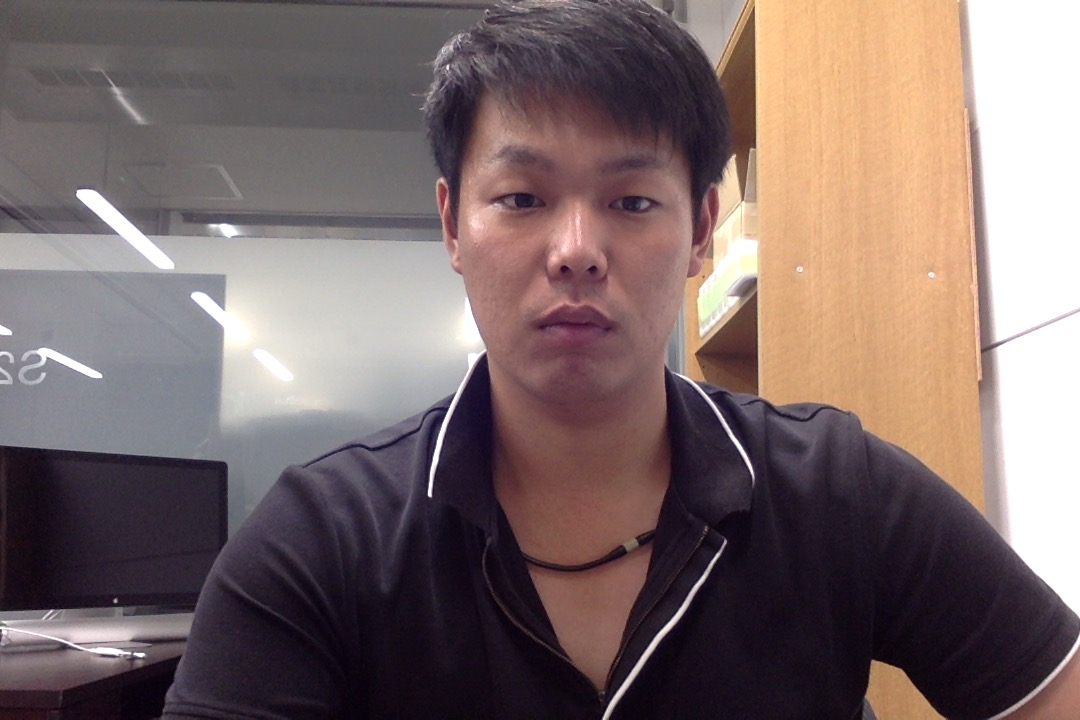
#> input picture src/img/base/me.jpg, 1080 x 720 px; its folder holds only this picture in this run
$ python -i triming_smile_fromvideo.py   (imports and definitions only)
#> lines starting #> are read from the running program, lines starting #| are printed output that depends on the picture; pictures that were not available may be replaced by others from this repository, and a replacement may not be noted
### src/script/dirmanager.py
import cv2
import os
import sys
import shutil
import datetime
from time import sleep

# [6 lines left out: function sys_init, not called in this run]


def tempdir_cleaner():
    print("dir_cleaning")
    dirpath = "../making_dataset/tempimg/"
    shutil.rmtree(dirpath)
    os.mkdir(dirpath)

# [10 lines left out: functions processed_cleaner, processed_cleaner, not called in this run]

### src/script/triming_smile_fromvideo.py
"""
youtube等の動画から笑顔のタイミングを取得する
笑顔のタイミング1.5秒前からの動画をトリミングしていくスクリプトを書く
smileかどうかは何で判断しようか...? => opencvのsmileカスケードでいいかな？
"""

import cv2
import os
import sys
import shutil
import datetime
import glob
from time import sleep
from dirmanager import sys_init,tempdir_cleaner #manager.py よりdirの整理系
from making_smilevideo import making_smilevideo #making_smilevideoよりvideoの作成
from openface_manager import csvmanager #openface関係

def smile_capture_fromvideo(file):
#> called with file = '../img/base/me.jpg'
    print("smilecapture_function")
    #file = dir_path 元
    file = file
    print(file)

    show_window_name = 'now_frame'
    #表示するwindow nameを統一するための変数
    face_detect_cascade_path = "../dataset/haarcascades/haarcascade_frontalface_default.xml"
    face_detect_cascade = cv2.CascadeClassifier(face_detect_cascade_path)
    #顔の検出のためのカスケード

    smile_cascade_path = "../dataset/haarcascades/haarcascade_smile.xml"
    smile_cascade = cv2.CascadeClassifier(smile_cascade_path)
    #笑顔検出のためのカスケード
    print("finish_loading_cascade")
    frame_counter = len(os.listdir("../making_dataset/tempimg/")) #フレームを最初から保存する
    smile_frame = 0 #smileのフレーム数のカウント
    delete_file_counter = 0 #60フレームで動画を作るのでフォルダの中は常に60枚の画像にしておく
    window_manager = 0 #windowの切り替え
    cap_smile = 0
    file_num = 0

    tempdir_cleaner()
    cap = cv2.VideoCapture(file) #Videoからのキャプチャーをするときはこの引数に指定する
    print("use_video_file")
    cap_smile = 5 #動画ファイルだったら5フレーム継続

    while cap.isOpened():
        ret, frame = cap.read()
#> frame is the input picture: shape (720, 1080, 3); mean B, G, R 104.9, 106.2, 123.5
        #カメラ画像の取得開始
        if not ret:
            print("no_frame")
            return "", 0

        gray = cv2.cvtColor(frame, cv2.COLOR_BGR2GRAY)
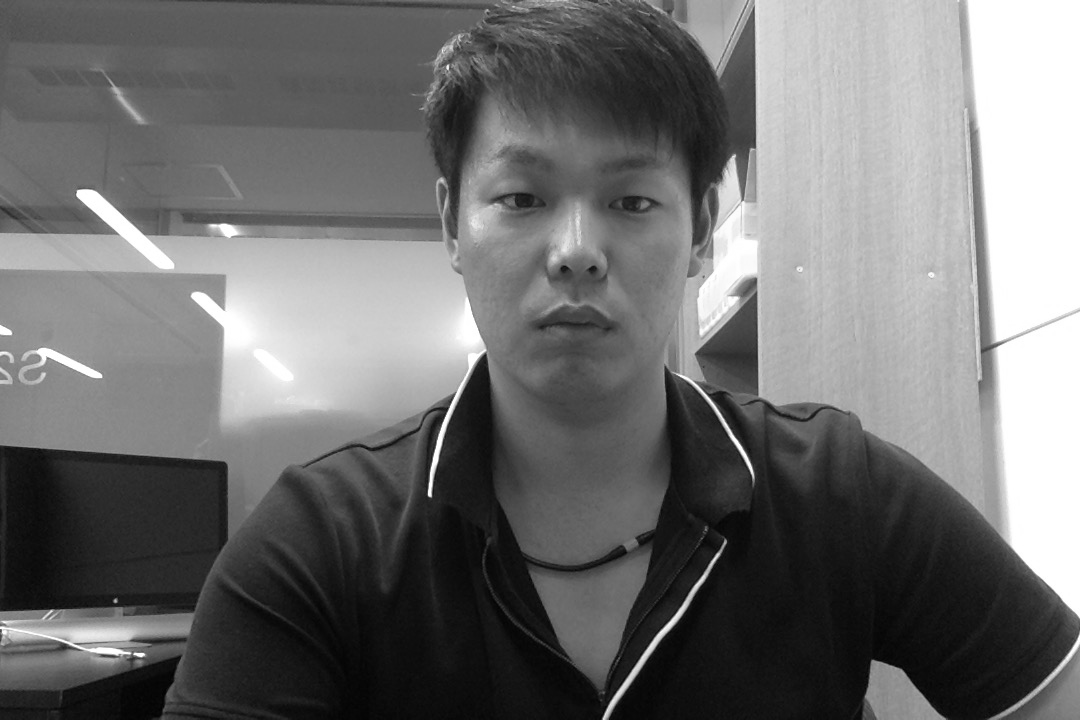
#> gray: shape (720, 1080); min 1, max 255, mean 111.3
        #grayスケールに変換してから判別を行う
        face_list =face_detect_cascade.detectMultiScale(gray,scaleFactor = 1.21,minNeighbors = 15, minSize=(50,50))
#> face_list = [[427, 83, 299, 299]]
        #顔の判定

        #トリミングするための処理

        if len(face_list) > 0: #顔を検出したら
            for x,y,w,h in face_list:
                face = frame[y:int((y+h)), x:int((x+w))] #顔の位置座標を取りに行く
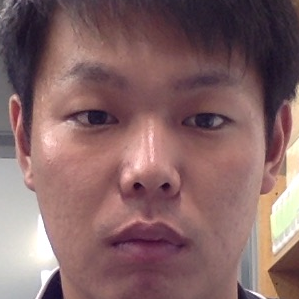
#> face: shape (299, 299, 3); mean B, G, R 102.6, 101.8, 134.1
                scale = 480 / h #大きさの調整
#> scale = 1.61
                face = cv2.resize(face, dsize=None, fx=scale, fy=scale) #比率をそのままに大きさを表示する
#> face: shape (480, 480, 3)
                file_name = "../making_dataset/tempimg/faceimg"+str(frame_counter)+".jpg"
                frame_counter = frame_counter +1
                cv2.imwrite(file_name,face) #保存するためのもの

                face_gray = cv2.cvtColor(face, cv2.COLOR_BGR2GRAY)
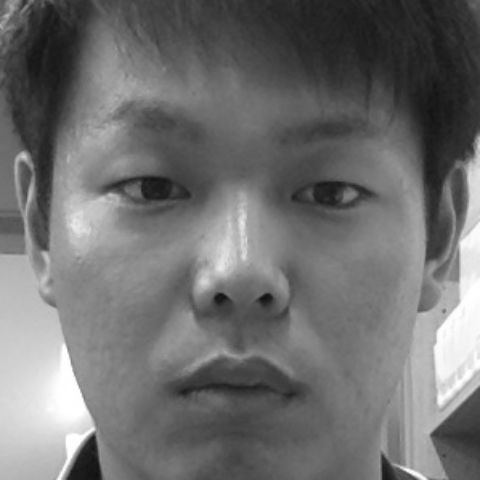
#> face_gray: shape (480, 480); min 15, max 255, mean 111.4
                smile_detector =smile_cascade.detectMultiScale(face_gray,scaleFactor= 1.7, minNeighbors=20, minSize=(200, 100))
#> smile_detector = ()
                #調整済みのパラメータ minsizeを工夫すると領域の中で小さい誤検出がなくなった
                #smileの判定
                if len(smile_detector) >0:
                    for x,y,w,h in smile_detector:
                        cv2.rectangle(face,(x,y),(x+w,y+h),(0,255,0),2)

                    #print("smile_detector_contents:{}".format(smile_detector))
                    #笑顔検出したときだけ切り抜くってやりたい  => うまく検出できたので, 一定フレーム数が溜まったら切り抜く形にする
                    cv2.imshow("face",face) #顔だけ切り抜いて表示する
                    cv2.moveWindow("face", 700, 0)

                    smile_frame = smile_frame +1

                    #print("smile_counter:{}".format(smile_frame))
                    #print("delete_file_counter:{}".format(delete_file_counter))
                    #print("frame_counter:{}".format(frame_counter))

                    if frame_counter >15:
                        if smile_frame >cap_smile: #このフレーム数を調整
                            output_file = making_smilevideo(delete_file_counter,frame_counter) #making_smilevideo.py を呼び出す
                            csv_path,file_num = csvmanager()
                            if cap_smile == 5:
                                tempdir_cleaner()
                                cap.release()
                                cv2.destroyAllWindows()
                                smile_frame =0
                                return csv_path,file_num
                        else:
                            cv2.destroyWindow("face")
                            frame_counter = 0
                            smile_frame =0


        cv2.imshow(show_window_name,frame) #webカメラからの画像を取得し続ける
        cv2.moveWindow(show_window_name, 0, 0)

        file_counter = glob.glob("../making_dataset/tempimg/")
        if frame_counter > 20 and len(file_counter)>20:
            delete_file_path = "../making_dataset/tempimg/faceimg"+str(delete_file_counter)+".jpg"
            os.remove(delete_file_path)
            delete_file_counter = delete_file_counter +1

        key = cv2.waitKey(1)
#> (key q is pressed here)
        if key == 27 or key == ord("q"):
            tempdir_cleaner()
            break
    cap.release()
    cv2.destroyAllWindows()


"""
参考URL:
https://note.nkmk.me/python-opencv-video-to-still-image/ フレームの切り出し
"""

>>> result = smile_capture_fromvideo('../img/base/me.jpg')

$ run again, on src/img/base/test2.jpg
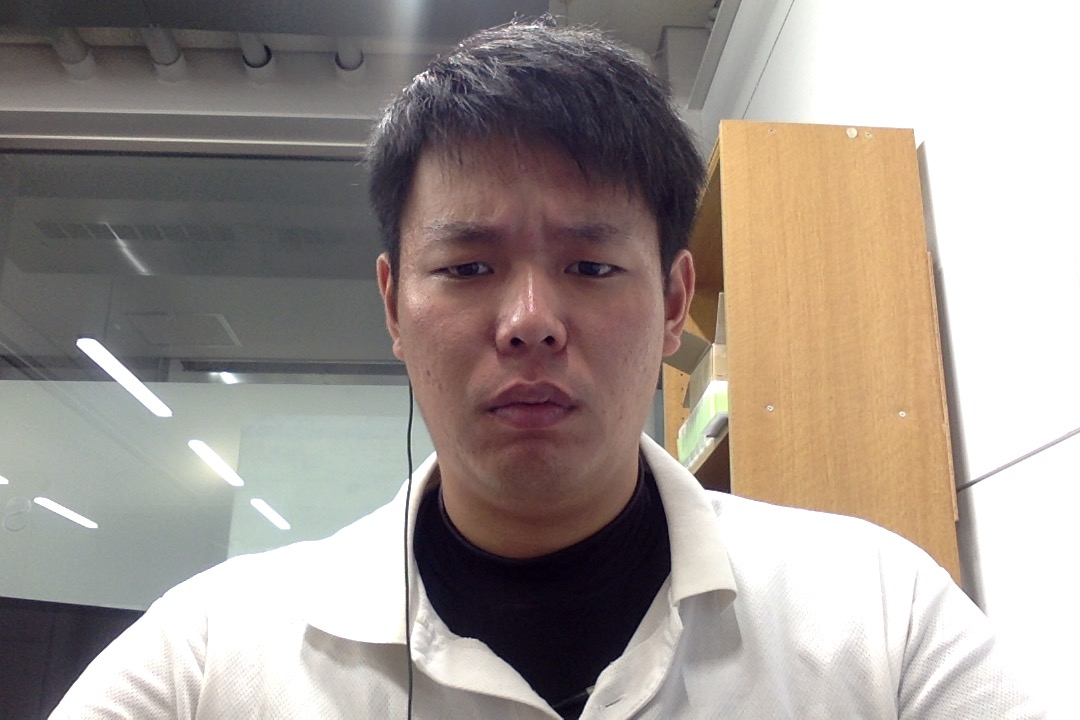
#> input picture src/img/base/test2.jpg, 1080 x 720 px
#> in smile_capture_fromvideo, frame is the input picture: shape (720, 1080, 3); mean B, G, R 145, 151.1, 160.8
#> face_list = [[363, 131, 344, 344]]
#> in smile_capture_fromvideo, `face = frame[y:int((y+h)), x:int((x+w))]`:
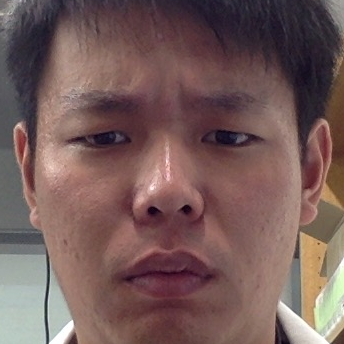
#> face: shape (344, 344, 3); mean B, G, R 89.9, 92, 117.9
#> scale = 1.4
#> in smile_capture_fromvideo, `face_gray = cv2.cvtColor(face, cv2.COLOR_BGR2GRAY)`:
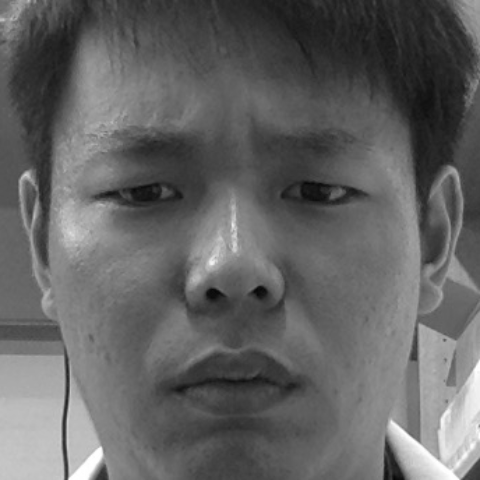
#> face_gray: shape (480, 480); min 5, max 255, mean 99.4
#> smile_detector = ()
